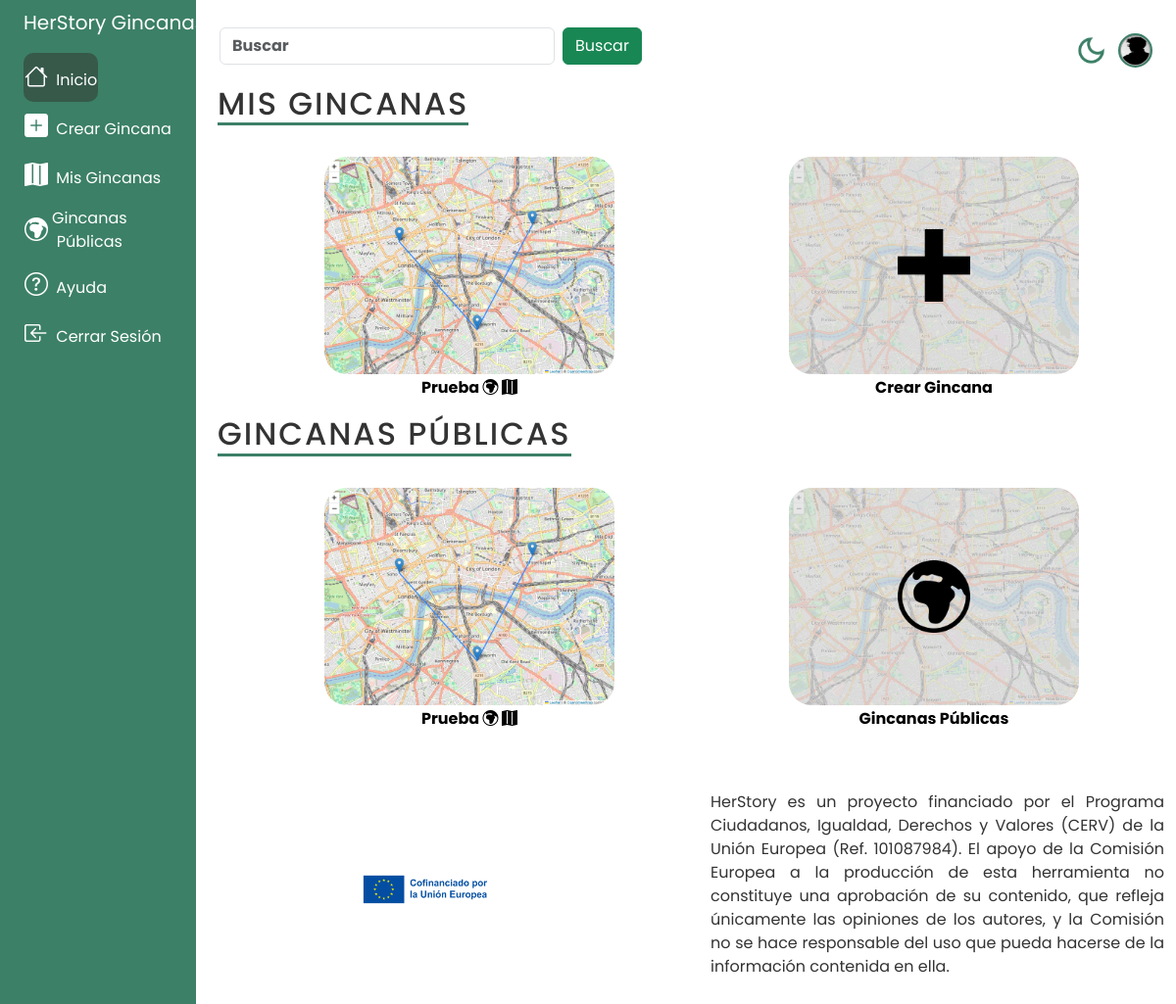
The app's page /home/ (signed in), older data.
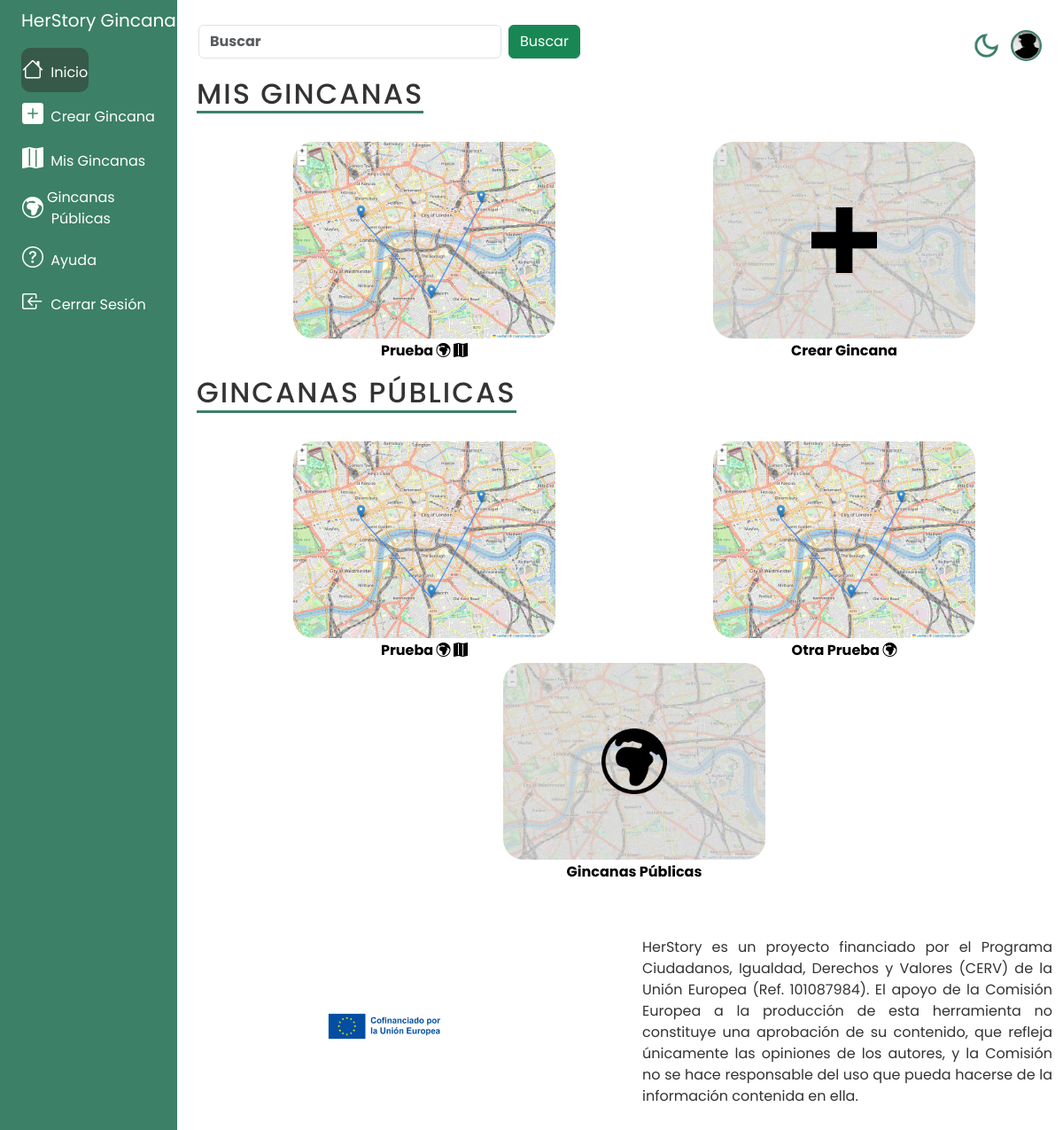
The same page, newer data.
### tasks/models.py (models this page shows, shortened)
class Profesor(AbstractBaseUser):
    GENDER_CHOICES = (
        ('H', 'Hombre'),
        ('M', 'Mujer'),
        ('O', 'Otro')
    )
    COUNTRY_CHOICES = (
        ("AF", "Afghanistan"),
        ("AX", "Åland Islands"),
        ("AL", "Albania"),
        ("DZ", "Algeria"),
        ("AS", "American Samoa"),
        ("AD", "Andorra"),
        ("AO", "Angola"),
        ("AI", "Anguilla"),
        ("AQ", "Antarctica"),
        ("AG", "Antigua and Barbuda"),
        ("AR", "Argentina"),
        ("AM", "Armenia"),
        ("AW", "Aruba"),
        ("AU", "Australia"),
        ("AT", "Austria"),
        ("AZ", "Azerbaijan"),
        ("BS", "Bahamas"),
        ("BH", "Bahrain"),
        ("BD", "Bangladesh"),
        ("BB", "Barbados"),
        ("BY", "Belarus"),
        ("BE", "Belgium"),
        ("BZ", "Belize"),
        ("BJ", "Benin"),
        ("BM", "Bermuda"),
        ("BT", "Bhutan"),
        ("BO", "Bolivia (Plurinational State of)"),
        ("BQ", "Bonaire, Sint Eustatius and Saba"),
        ("BA", "Bosnia and Herzegovina"),
        ("BW", "Botswana"),
        ("BV", "Bouvet Island"),
        ("BR", "Brazil"),
        ("IO", "British Indian Ocean Territory"),
        ("BN", "Brunei Darussalam"),
        ("BG", "Bulgaria"),
        ("BF", "Burkina Faso"),
        ("BI", "Burundi"),
        ("CV", "Cabo Verde"),
        ("KH", "Cambodia"),
        ("CM", "Cameroon"),
        ("CA", "Canada"),
        ("KY", "Cayman Islands"),
        ("CF", "Central African Republic"),
        ("TD", "Chad"),
        ("CL", "Chile"),
        ("CN", "China"),
        ("CX", "Christmas Island"),
        ("CC", "Cocos (Keeling) Islands"),
        ("CO", "Colombia"),
        ("KM", "Comoros"),
        ("CG", "Congo"),
        ("CD", "Congo (the Democratic Republic of the)"),
        ("CK", "Cook Islands"),
        ("CR", "Costa Rica"),
        ("CI", "Côte d'Ivoire"),
        ("HR", "Croatia"),
        ("CU", "Cuba"),
        ("CW", "Curaçao"),
        ("CY", "Cyprus"),
        ("CZ", "Czechia"),
        ("DK", "Denmark"),
        ("DJ", "Djibouti"),
        ("DM", "Dominica"),
        ("DO", "Dominican Republic"),
        ("EC", "Ecuador"),
        ("EG", "Egypt"),
        ("SV", "El Salvador"),
        ("GQ", "Equatorial Guinea"),
        ("ER", "Eritrea"),
        ("EE", "Estonia"),
        ("SZ", "Eswatini"),
        ("ET", "Ethiopia"),
        ("FK", "Falkland Islands (Malvinas)"),
        ("FO", "Faroe Islands"),
        ("FJ", "Fiji"),
        ("FI", "Finland"),
        ("FR", "France"),
        ("GF", "French Guiana"),
        ("PF", "French Polynesia"),
        ("TF", "French Southern Territories"),
        ("GA", "Gabon"),
        ("GM", "Gambia"),
        ("GE", "Georgia"),
        ("DE", "Germany"),
        ("GH", "Ghana"),
        ("GI", "Gibraltar"),
        ("GR", "Greece"),
        ("GL", "Greenland"),
        ("GD", "Grenada"),
        ("GP", "Guadeloupe"),
        ("GU", "Guam"),
        ("GT", "Guatemala"),
        ("GG", "Guernsey"),
        ("GN", "Guinea"),
        ("GW", "Guinea-Bissau"),
        ("GY", "Guyana"),
        ("HT", "Haiti"),
        ("HM", "Heard Island and McDonald Islands"),
        ("VA", "Holy See"),
        ("HN", "Honduras"),
        ("HK", "Hong Kong"),
        ("HU", "Hungary"),
        ("IS", "Iceland"),
        ("IN", "India"),
        ("ID", "Indonesia"),
        ("IR", "Iran (Islamic Republic of)"),
        ("IQ", "Iraq"),
        ("IE", "Ireland"),
        ("IM", "Isle of Man"),
        ("IL", "Israel"),
        ("IT", "Italy"),
        ("JM", "Jamaica"),
        ("JP", "Japan"),
        ("JE", "Jersey"),
        ("JO", "Jordan"),
        ("KZ", "Kazakhstan"),
        ("KE", "Kenya"),
        ("KI", "Kiribati"),
        ("KP", "Korea (the Democratic People's Republic of)"),
        ("KR", "Korea (the Republic of)"),
        ("KW", "Kuwait"),
        ("KG", "Kyrgyzstan"),
        ("LA", "Lao People's Democratic Republic"),
        ("LV", "Latvia"),
        ("LB", "Lebanon"),
        ("LS", "Lesotho"),
        ("LR", "Liberia"),
        ("LY", "Libya"),
        ("LI", "Liechtenstein"),
        ("LT", "Lithuania"),
        ("LU", "Luxembourg"),
        ("MO", "Macao"),
        ("MG", "Madagascar"),
        ("MW", "Malawi"),
        ("MY", "Malaysia"),
        ("MV", "Maldives"),
        ("ML", "Mali"),
        ("MT", "Malta"),
        ("MH", "Marshall Islands"),
        ("MQ", "Martinique"),
        ("MR", "Mauritania"),
        ("MU", "Mauritius"),
        ("YT", "Mayotte"),
        ("MX", "Mexico"),
        ("FM", "Micronesia (Federated States of)"),
        ("MD", "Moldova (the Republic of)"),
        ("MC", "Monaco"),
        ("MN", "Mongolia"),
        ("ME", "Montenegro"),
        ("MS", "Montserrat"),
        ("MA", "Morocco"),
        ("MZ", "Mozambique"),
        ("MM", "Myanmar"),
        ("NA", "Namibia"),
        ("NR", "Nauru"),
        ("NP", "Nepal"),
        ("NL", "Netherlands"),
        ("NC", "New Caledonia"),
        ("NZ", "New Zealand"),
        ("NI", "Nicaragua"),
        ("NE", "Niger"),
        ("NG", "Nigeria"),
        ("NU", "Niue"),
        ("NF", "Norfolk Island"),
        ("MK", "North Macedonia"),
        ("MP", "Northern Mariana Islands"),
        ("NO", "Norway"),
        ("OM", "Oman"),
        ("PK", "Pakistan"),
        ("PW", "Palau"),
        ("PS", "Palestine, State of"),
        ("PA", "Panama"),
        ("PG", "Papua New Guinea"),
        ("PY", "Paraguay"),
        ("PE", "Peru"),
        ("PH", "Philippines"),
        ("PN", "Pitcairn"),
        ("PL", "Poland"),
        ("PT", "Portugal"),
        ("PR", "Puerto Rico"),
        ("QA", "Qatar"),
        ("RE", "Réunion"),
        ("RO", "Romania"),
        ("RU", "Russian Federation"),
        ("RW", "Rwanda"),
        ("BL", "Saint Barthélemy"),
        ("SH", "Saint Helena, Ascension and Tristan da Cunha"),
        ("KN", "Saint Kitts and Nevis"),
        ("LC", "Saint Lucia"),
        ("MF", "Saint Martin (French part)"),
        ("PM", "Saint Pierre and Miquelon"),
        ("VC", "Saint Vincent and the Grenadines"),
        ("WS", "Samoa"),
        ("SM", "San Marino"),
        ("ST", "Sao Tome and Principe"),
        ("SA", "Saudi Arabia"),
        ("SN", "Senegal"),
        ("RS", "Serbia"),
        ("SC", "Seychelles"),
        ("SL", "Sierra Leone"),
        ("SG", "Singapore"),
        ("SX", "Sint Maarten (Dutch part)"),
        ("SK", "Slovakia"),
        ("SI", "Slovenia"),
        ("SB", "Solomon Islands"),
        ("SO", "Somalia"),
        ("ZA", "South Africa"),
        ("GS", "South Georgia and the South Sandwich Islands"),
        ("SS", "South Sudan"),
        ("ES", "Spain"),
        ("LK", "Sri Lanka"),
        ("SD", "Sudan"),
        ("SR", "Suriname"),
        ("SJ", "Svalbard and Jan Mayen"),
        ("SE", "Sweden"),
        ("CH", "Switzerland"),
        ("SY", "Syrian Arab Republic"),
        ("TW", "Taiwan (Province of China)"),
        ("TJ", "Tajikistan"),
        ("TZ", "Tanzania, the United Republic of"),
        ("TH", "Thailand"),
        ("TL", "Timor-Leste"),
        ("TG", "Togo"),
        ("TK", "Tokelau"),
        ("TO", "Tonga"),
        ("TT", "Trinidad and Tobago"),
        ("TN", "Tunisia"),
        ("TR", "Türkiye"),
        ("TM", "Turkmenistan"),
        ("TC", "Turks and Caicos Islands"),
        ("TV", "Tuvalu"),
        ("UG", "Uganda"),
        ("UA", "Ukraine"),
        ("AE", "United Arab Emirates"),
        ("GB", "United Kingdom of Great Britain and Northern Ireland"),
        ("UM", "United States Minor Outlying Islands"),
        ("US", "United States of America"),
        ("UY", "Uruguay"),
        ("UZ", "Uzbekistan"),
        ("VU", "Vanuatu"),
        ("VE", "Venezuela (Bolivarian Republic of)"),
        ("VN", "Viet Nam"),
        ("VG", "Virgin Islands (British)"),
        ("VI", "Virgin Islands (U.S.)"),
        ("WF", "Wallis and Futuna"),
        ("EH", "Western Sahara"),
        ("YE", "Yemen"),
        ("ZM", "Zambia"),
        ("ZW", "Zimbabwe"),
    )
    email = models.EmailField("Correo Electrónico", unique = True, max_length=254, primary_key=True)
    nombre = models.CharField("Nombre" ,max_length=200, null=True, blank=False)
    apellidos = models.CharField("Apellidos", max_length=200, null=True, blank=False)
    imagen = models.ImageField("Imagen de Perfil", default="usuario.png", upload_to='', null=True, blank=True)
    usuario_activo = models.BooleanField(default = True)
    usuario_administrador = models.BooleanField(default=False)
    usuario_verificado = models.BooleanField(default=False)
    fecha_nacimiento = models.DateField('Fecha de nacimiento', null=True, blank=False)
    genero = models.CharField("Género", max_length=1 , choices=GENDER_CHOICES, default='H', null=True)
    pais = models.CharField("País", max_length=2 , choices=COUNTRY_CHOICES, null=True)
    ciudad = models.CharField("Ciudad", max_length=200, null=True, blank=True)
    organizacion = models.CharField("Organizacion", max_length=200, null=True, blank=False)
    objects = Usuario()
    USERNAME_FIELD = 'email'
    REQUIRED_FIELDS = ['nombre', 'apellidos', 'fecha_nacimiento', 'genero', 'pais', 'ciudad', 'organizacion']

class Gincana(models.Model):
    titulo = models.CharField('Nombre de la gincana', max_length=100)
    descripcion = models.TextField('Descirpción de la gincana', blank=True)
    fecha = models.DateTimeField('Fecha de creación', auto_now_add=True)
    edicion = models.DateTimeField('Edición de la gincana', null=True, blank=True)
    duracion = models.TimeField('Duración', null=True, blank=True)
    visibilidad = models.BooleanField('Gincana Pública: ', default=False)
    activa = models.BooleanField('Actividad de la gincana', default=False)
    imagen = models.ImageField("Imagen de la gincana", default="mapa.png", upload_to='', null=True, blank=True)
    imagen_oscura = models.ImageField("Imagen oscura de la gincana", default="mapa_oscuro.png", upload_to='', null=True, blank=True)
    email_profesor = models.ForeignKey(Profesor, on_delete=models.CASCADE)

### tasks/views.py (the view)
# urls.py: 2. Add a URL to urlpatterns:  path('', views.home, name='home')
@login_required
def home(request):
    mis_gincanas = Gincana.objects.filter(email_profesor=request.user)
    gincanas_publicas = Gincana.objects.filter(visibilidad=True).order_by('-edicion')
    profesores = Profesor.objects.filter(email=request.user.email)
    dark_mode_cookie = request.COOKIES.get('darkModeEnabled')
    dark_mode_enabled = dark_mode_cookie if dark_mode_cookie is not None else 'false'
    return render(request, 'home.html', {'mis_gincanas': mis_gincanas, 'gincanas_publicas': gincanas_publicas, 'profesores': profesores, 'darkModeEnabled': dark_mode_enabled, 'ubicacion': 'inicio'})

### tasks/templates/home.html (shortened to what the changed rows need)
{% extends 'base.html' %}
{% block content %}
{% load static %}
<div class="container-in">
    <h1>Mis Gincanas</h1>
    <ul class="row">
        {% for mi_gincana in mis_gincanas %}
            {% if forloop.counter0 < 3 %}
                <div class="col">
                    <a href="{% url 'gincana' mi_gincana.id %}" class="gincana">
                        <div class="gincana-img">
                            {% if darkModeEnabled == 'true' %}
                                <img src="{{mi_gincana.imagen_oscura.url}}" alt="{{mi_gincana.titulo}}" class="img-gincana">
                            {% elif darkModeEnabled == 'false' %}
                                <img src="{{mi_gincana.imagen.url}}" alt="{{mi_gincana.titulo}}" class="img-gincana">
                            {% endif %}
                        </div>
                        <div class="gincana-titulo">
                            {% if mi_gincana.visibilidad and mi_gincana.email_profesor in profesores %}
                                <strong>{{mi_gincana.titulo}} <i class="fs-8 bi-globe-europe-africa"></i> <i class="fs-8 bi-map-fill"></i></strong>
                            {% elif mi_gincana.visibilidad %}
                                <strong>{{mi_gincana.titulo}} <i class="fs-8 bi-globe-europe-africa"></i></strong>
                            {% else %}
                                {{mi_gincana.titulo}}
                            {% endif %}
                        </div>
                    </a>
                </div>
            {% endif %}
        {% endfor %}
    </ul>
    <h1>Gincanas Públicas</h1>
    <ul class="row">
        {% for gincana_publica in gincanas_publicas %}
            {% if forloop.counter0 < 12 %}
                <div class="col">
                    <a href="{% url 'gincana_publica' gincana_publica.id %}" class="gincana">
                        <div class="gincana-img">
                            {% if darkModeEnabled == 'true' %}
                                <img src="{{gincana_publica.imagen_oscura.url}}" alt="{{gincana_publica.titulo}}" class="img-gincana">
                            {% elif darkModeEnabled == 'false' %}
                                <img src="{{gincana_publica.imagen.url}}" alt="{{gincana_publica.titulo}}" class="img-gincana">
                            {% endif %}
                        </div>
                        <div class="gincana-titulo">
                            {% if gincana_publica.visibilidad and gincana_publica.email_profesor in profesores %}
                                <strong>{{gincana_publica.titulo}} <i class="fs-8 bi-globe-europe-africa"></i> <i class="fs-8 bi-map-fill"></i></strong>
                            {% elif gincana_publica.visibilidad %}
                                <strong>{{gincana_publica.titulo}} <i class="fs-8 bi-globe-europe-africa"></i></strong>
                            {% else %}
                                {{gincana_publica.titulo}}
                            {% endif %}
                        </div>
                    </a>
                </div>
            {% endif %}
        {% endfor %}
    </ul>
</div>
</div>
{% endblock %}

### tasks/templates/base.html (shortened to what the changed rows need)
<!DOCTYPE html>
{% load static %}
<html lang="es">
<head>
    <link rel="stylesheet" href="{% static 'scss/custom.css' %}">
    <link id="modo" rel="stylesheet" href="{% static 'scss/modo_claro.css' %}">
    <link href="https://cdn.jsdelivr.net/npm/bootstrap@5.3.3/dist/css/bootstrap.min.css" rel="stylesheet">
    <link rel="stylesheet" href="https://cdn.jsdelivr.net/npm/bootstrap-icons@1.11.3/font/bootstrap-icons.min.css">
    <link rel="stylesheet" href="https://unpkg.com/leaflet@1.9.4/dist/leaflet.css" />
    <link rel="stylesheet" href="https://cdnjs.cloudflare.com/ajax/libs/font-awesome/6.0.0-beta3/css/all.min.css">
</head>
<body>
    <div class="container-fluid">
        <div class="row flex-nowrap">
            <div class="col py-3">
                {% if user.is_authenticated %}
                <nav class="navbar sticky-top navegador">
                    <div class="container-fluid">
                        <div class="barra">
                            {% for profesor in profesores %}
                                <button id="dark-mode-toggle" style="border: none; background-color: transparent;">
                                    <img id="dark-mode-image" width="35" height="35" class="rounded-circle" src="{% static 'media/Modo_oscuro.png' %}" >
                                </button>
                                <a href="{% url 'profesor' profesor.email %}" class="d-flex align-items-center text-white text-decoration-none">
                                    <img width="35" height="35" class="rounded-circle" style="background-color: #9E9E9E;border: 2px solid #3C8067; padding: 1px;" src="{{profesor.imagen.url}}" >
                                </a>
                            {% endfor %}
                        </div>
                    </div>
                </nav>
                {% endif %}
                {% block content %}
                {% endblock %}
            </div>
        </div>
</body>
</html>

Row changes from the older to the newer data that the page shows:
added Gincana: titulo "Otra Prueba", shown under "GINCANAS PÚBLICAS"
